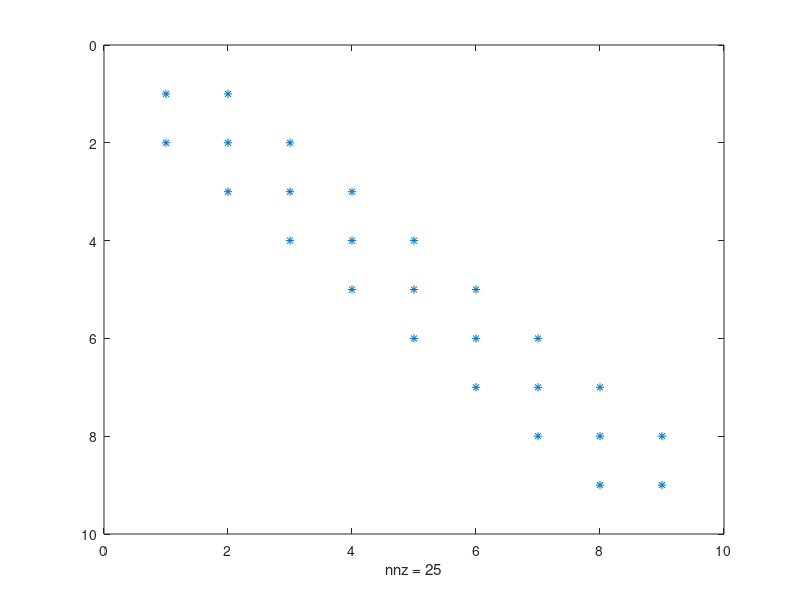
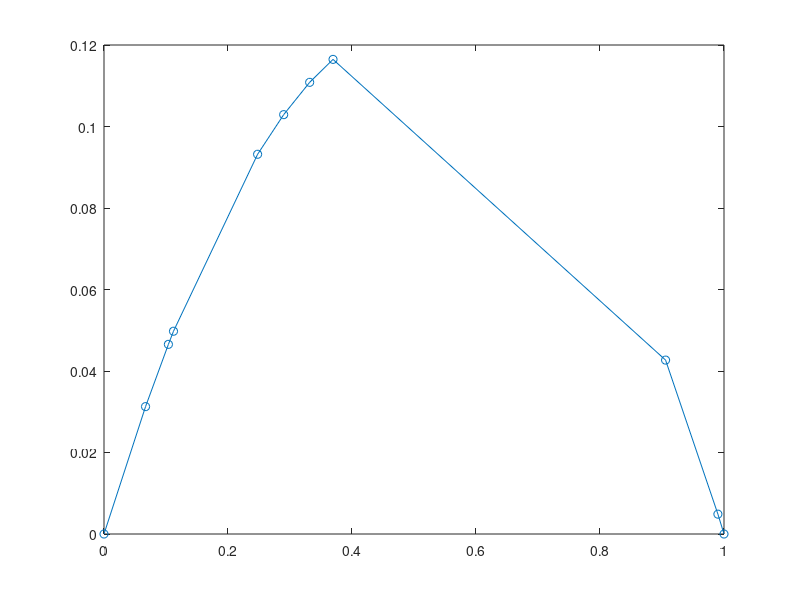

Recreate these plots in MATLAB, in order.
% This code solves the Poisson equation d2u/dx2 + 1 = 0, with 10 elements by finite
% element method, choose hat functions as basis
n = 10;
x = rand(n-1, 1);
x = [0; sort(x); 1]; % 11 by 1
A = zeros(n-1); % 9 by 9
A = A + diag(1./(x(3:end) - x(2:end-1))) + diag(1./(x(2:end-1) - x(1:end-2)));
A = A - diag(1./(x(3:end-1) - x(2:end-2)), 1);
A = A - diag(1./(x(3:end-1) - x(2:end-2)), -1);
figure(1)
spy(A)
b = 0.5 * (x(3:end) - x(1:end-2));
u = A \ b; % linear combination coefficients for the hat functions
% solution visualization
figure(2)
plot(x, [0; u; 0], 'o-'); % looks very similar to the analytical solution (a parabolic)

